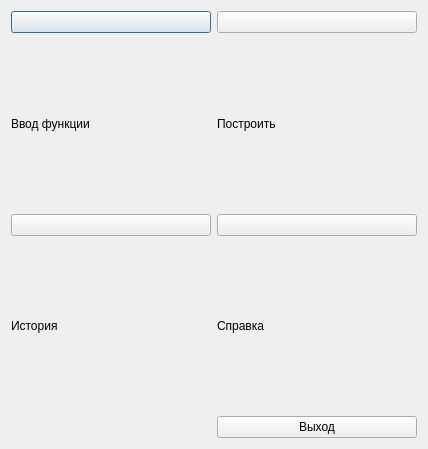
<?xml version="1.0" encoding="UTF-8"?>
<ui version="4.0">
 <class>MainMenu</class>
 <widget class="QDialog" name="MainMenu">
  <property name="geometry">
   <rect>
    <x>0</x>
    <y>0</y>
    <width>428</width>
    <height>449</height>
   </rect>
  </property>
  <property name="windowTitle">
   <string>GraphX - Главное меню</string>
  </property>
  <layout class="QGridLayout" name="gridLayout">
   <item row="0" column="0">
    <widget class="QPushButton" name="pushButton">
     <property name="toolTip">
      <string>&lt;!DOCTYPE HTML PUBLIC &quot;-//W3C//DTD HTML 4.0//EN&quot; &quot;http://www.w3.org/TR/REC-html40/strict.dtd&quot;&gt;
&lt;html&gt;&lt;head&gt;&lt;meta name=&quot;qrichtext&quot; content=&quot;1&quot; /&gt;&lt;style type=&quot;text/css&quot;&gt;
p, li { white-space: pre-wrap; }
&lt;/style&gt;&lt;/head&gt;&lt;body style=&quot; font-family:'Ubuntu'; font-size:11pt; font-weight:400; font-style:normal;&quot;&gt;
&lt;p style=&quot; margin-top:0px; margin-bottom:0px; margin-left:0px; margin-right:0px; -qt-block-indent:0; text-indent:0px;&quot;&gt;&lt;span style=&quot; font-style:italic;&quot;&gt;Ввод исходной функции для последующего построения графика данной функции.&lt;/span&gt;&lt;/p&gt;&lt;/body&gt;&lt;/html&gt;</string>
     </property>
     <property name="styleSheet">
      <string notr="true"/>
     </property>
     <property name="text">
      <string/>
     </property>
     <property name="icon">
      <iconset resource="res.qrc">
       <normaloff>:/Res/res/7c1c9491ba7c6e8d6d2cfa82e39b22ca82.png</normaloff>:/Res/res/7c1c9491ba7c6e8d6d2cfa82e39b22ca82.png</iconset>
     </property>
     <property name="iconSize">
      <size>
       <width>115</width>
       <height>140</height>
      </size>
     </property>
     <property name="default">
      <bool>false</bool>
     </property>
     <property name="flat">
      <bool>false</bool>
     </property>
    </widget>
   </item>
   <item row="0" column="1">
    <widget class="QPushButton" name="pushButton_2">
     <property name="toolTip">
      <string>&lt;!DOCTYPE HTML PUBLIC &quot;-//W3C//DTD HTML 4.0//EN&quot; &quot;http://www.w3.org/TR/REC-html40/strict.dtd&quot;&gt;
&lt;html&gt;&lt;head&gt;&lt;meta name=&quot;qrichtext&quot; content=&quot;1&quot; /&gt;&lt;style type=&quot;text/css&quot;&gt;
p, li { white-space: pre-wrap; }
&lt;/style&gt;&lt;/head&gt;&lt;body style=&quot; font-family:'Ubuntu'; font-size:11pt; font-weight:400; font-style:normal;&quot;&gt;
&lt;p style=&quot; margin-top:0px; margin-bottom:0px; margin-left:0px; margin-right:0px; -qt-block-indent:0; text-indent:0px;&quot;&gt;&lt;span style=&quot; font-style:italic;&quot;&gt;Построение графика ранее заданной функции.&lt;/span&gt;&lt;/p&gt;&lt;/body&gt;&lt;/html&gt;</string>
     </property>
     <property name="text">
      <string/>
     </property>
     <property name="icon">
      <iconset resource="res.qrc">
       <normaloff>:/Res/res/12770073.png</normaloff>:/Res/res/12770073.png</iconset>
     </property>
     <property name="iconSize">
      <size>
       <width>115</width>
       <height>140</height>
      </size>
     </property>
    </widget>
   </item>
   <item row="1" column="0">
    <widget class="QLabel" name="label">
     <property name="text">
      <string>Ввод функции</string>
     </property>
    </widget>
   </item>
   <item row="1" column="1">
    <widget class="QLabel" name="label_2">
     <property name="text">
      <string>Построить</string>
     </property>
    </widget>
   </item>
   <item row="2" column="0">
    <widget class="QPushButton" name="pushButton_3">
     <property name="text">
      <string/>
     </property>
     <property name="icon">
      <iconset resource="res.qrc">
       <normaloff>:/Res/res/-history.png</normaloff>:/Res/res/-history.png</iconset>
     </property>
     <property name="iconSize">
      <size>
       <width>115</width>
       <height>140</height>
      </size>
     </property>
    </widget>
   </item>
   <item row="2" column="1">
    <widget class="QPushButton" name="pushButton_4">
     <property name="toolTip">
      <string>&lt;!DOCTYPE HTML PUBLIC &quot;-//W3C//DTD HTML 4.0//EN&quot; &quot;http://www.w3.org/TR/REC-html40/strict.dtd&quot;&gt;
&lt;html&gt;&lt;head&gt;&lt;meta name=&quot;qrichtext&quot; content=&quot;1&quot; /&gt;&lt;style type=&quot;text/css&quot;&gt;
p, li { white-space: pre-wrap; }
&lt;/style&gt;&lt;/head&gt;&lt;body style=&quot; font-family:'Ubuntu'; font-size:11pt; font-weight:400; font-style:normal;&quot;&gt;
&lt;p style=&quot; margin-top:0px; margin-bottom:0px; margin-left:0px; margin-right:0px; -qt-block-indent:0; text-indent:0px;&quot;&gt;&lt;span style=&quot; font-style:italic;&quot;&gt;Вызов руководства пользователя.&lt;/span&gt;&lt;/p&gt;&lt;/body&gt;&lt;/html&gt;</string>
     </property>
     <property name="text">
      <string/>
     </property>
     <property name="icon">
      <iconset resource="res.qrc">
       <normaloff>:/Res/res/inward_black_info.png</normaloff>:/Res/res/inward_black_info.png</iconset>
     </property>
     <property name="iconSize">
      <size>
       <width>115</width>
       <height>140</height>
      </size>
     </property>
    </widget>
   </item>
   <item row="3" column="0">
    <widget class="QLabel" name="label_3">
     <property name="text">
      <string>История</string>
     </property>
    </widget>
   </item>
   <item row="3" column="1">
    <widget class="QLabel" name="label_4">
     <property name="text">
      <string>Справка</string>
     </property>
    </widget>
   </item>
   <item row="4" column="1">
    <widget class="QPushButton" name="pushButton_5">
     <property name="text">
      <string>Выход</string>
     </property>
    </widget>
   </item>
  </layout>
 </widget>
 <layoutdefault spacing="6" margin="11"/>
 <resources>
  <include location="res.qrc"/>
 </resources>
 <connections>
  <connection>
   <sender>pushButton_5</sender>
   <signal>clicked()</signal>
   <receiver>MainMenu</receiver>
   <slot>reject()</slot>
   <hints>
    <hint type="sourcelabel">
     <x>60</x>
     <y>425</y>
    </hint>
    <hint type="destinationlabel">
     <x>98</x>
     <y>374</y>
    </hint>
   </hints>
  </connection>
 </connections>
</ui>
